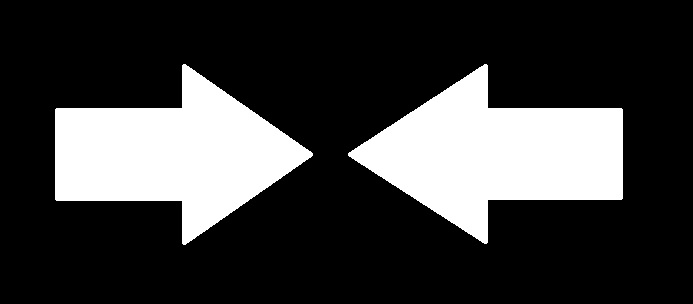
#> input picture images/corners_01.jpg, 693 x 304 px
$ jupyter execute 09-local-features-corners.ipynb
#> lines starting #> are read from the running program, lines starting #| are printed output that depends on the picture; after the words box and inside, x2 and y2 are one past the last pixel; in counts of white or black regions, pixels touching at a corner belong together
# 9. Local Features - Corner Detections

[cell 1]
import cv2
import matplotlib.pyplot as plt
import numpy as np


def display_image(img, title=""):
    plt.figure()
    plt.imshow(cv2.cvtColor(img, cv2.COLOR_BGR2RGB))
    plt.title(title)
    plt.axis("off")
    plt.show()

**a)** Use the Harris corner detector to detect the corners in one or more images of your choice. Try different
parameters, namely, neighborhood size, aperture for the Sobel operator and Harris detector free parameter

[cell 2]
ARROW_IMAGE_PATH = "../../images/corners_01.jpg"
BLOCKS_IMAGE_PATH = "../../images/corners_blocks.jpg"

arrow_image = cv2.imread(ARROW_IMAGE_PATH)
#> arrow_image is the input picture: shape (304, 693, 3); min 0, max 255, mean 60
arrow_image_gray = cv2.cvtColor(arrow_image, cv2.COLOR_BGR2GRAY)

blocks_image = cv2.imread(BLOCKS_IMAGE_PATH)
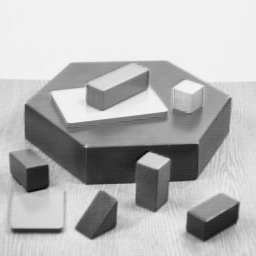
#> input picture images/corners_blocks.jpg, 256 x 256 px
#> blocks_image is the input picture: shape (256, 256, 3); min 3, max 246, mean 182.8
blocks_image_gray = cv2.cvtColor(blocks_image, cv2.COLOR_BGR2GRAY)

THRESH = 200
BLOCK_SIZE = 2
APERTURE_SIZE = 3
K = 0.04


def corners_harris(image_gray):
    corners = cv2.cornerHarris(image_gray, BLOCK_SIZE, APERTURE_SIZE, K)
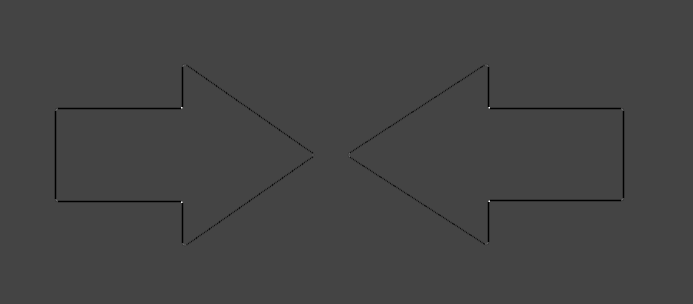
#> corners: shape (304, 693) float32; min -0.04, max 0.108, mean -0.000313; drawn with min black and max white
    corners_norm = np.empty(corners.shape, dtype=np.float32)
    cv2.normalize(corners, corners_norm, alpha=0, beta=255, norm_type=cv2.NORM_MINMAX)
    corners_norm_scaled = cv2.convertScaleAbs(corners_norm)

    for i in range(corners_norm.shape[0]):
        for j in range(corners_norm.shape[1]):
            if int(corners_norm[i, j]) > THRESH:
                cv2.circle(corners_norm_scaled, (j, i), 5, (0), 2)
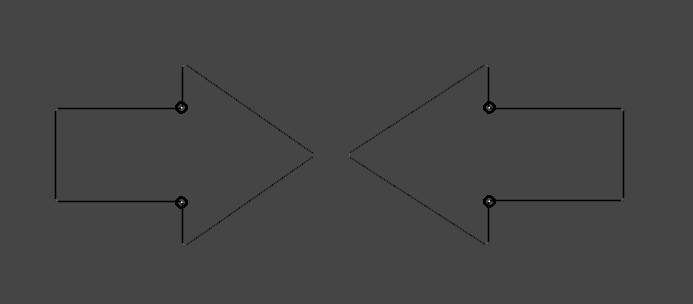
#> corners_norm_scaled: shape (304, 693); min 0, max 255, mean 68.4

    return corners_norm_scaled


arrow_corners = corners_harris(arrow_image_gray)
display_image(arrow_corners, "Arrow Corners")

blocks_corners = corners_harris(blocks_image_gray)
#> in corners_harris (call 2), `corners = cv2.cornerHarris(image_gray, BLOCK_SIZE, APERTURE_SIZE, K)`:
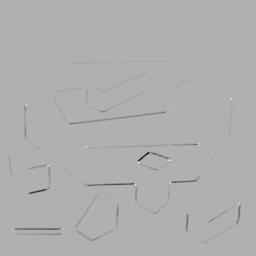
#> corners: shape (256, 256) float32; min -0.00446, max 0.00197, mean -2.39e-05; drawn with min black and max white
#> after the loop in corners_harris (call 2), `for i in range(corners_norm.shape[0]):`:
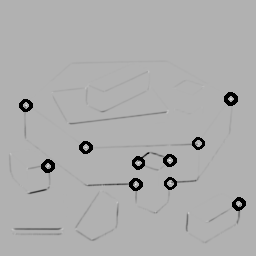
#> corners_norm_scaled: shape (256, 256); min 0, max 255, mean 173.1
display_image(blocks_corners, "blocks Corners")

**b)** Use the Shi-Tomasi corner detector to detect the corners in the same images.
Try different parameters, namely, block size, and aperture for the Sobel operator;
compare the results with those of Harr is detector for the equivalent parameters;
notice that the Shi-Tomasi implementation has more parameters than Harris
implementation.

[cell 3]
blocks_corners = cv2.goodFeaturesToTrack(blocks_image_gray, 25, 0.01, 10)
#> blocks_corners = 25 rows, first 8: [230, 98], [138, 162], [47, 165], [168, 159], [135, 184], [238, 203], [26, 105], [85, 146]
blocks_corners = np.int0(blocks_corners)

for i in blocks_corners:
    x, y = i.ravel()
    cv2.circle(blocks_image, (x, y), 3, 255, -1)
#> this loop made 25 passes
#> (x, y) on passes 1 to 12: (230, 98), (138, 162), (47, 165), (168, 159), (135, 184), (238, 203), (26, 105), (85, 146), (198, 142), (61, 229), (12, 229), (170, 183)

display_image(blocks_image, "Shi-Tomasi")
#> call 3 of display_image, with title = 'Shi-Tomasi'
#> in display_image (call 3), `plt.show()`:
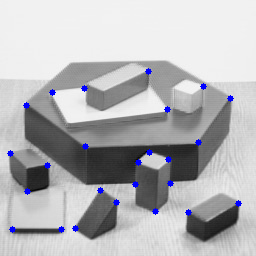
#> shown: shape (256, 256, 3); mean R, G, B 181.2, 181.2, 184

**c)** Use the FAST corner detector to detect the corners in the same images.

[cell 4]
fast = cv2.FastFeatureDetector_create()

keypoints = fast.detect(blocks_image_gray, None)
#> keypoints = 453 keypoints; strongest (x, y, size): (86, 146, 7), (230, 99, 7), (134, 184, 7), (138, 162, 7)
blocks_keypoints = cv2.drawKeypoints(
    blocks_image_gray, keypoints, None, color=(255, 0, 0)
)
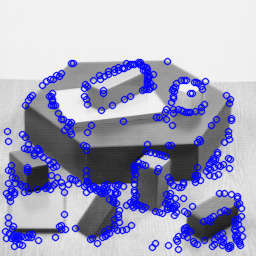
#> blocks_keypoints: shape (256, 256, 3); mean of channels 0, 1, 2 194.3, 163.2, 163.2; drawn as B, G, R

print("Threshold: {}".format(fast.getThreshold()))
#| Threshold: 10
print("nonmaxSuppression:{}".format(fast.getNonmaxSuppression()))
#| nonmaxSuppression:True
print("neighborhood: {}".format(fast.getType()))
#| neighborhood: 2
print("Total Keypoints with nonmaxSuppression: {}".format(len(keypoints)))
#| Total Keypoints with nonmaxSuppression: 453

display_image(blocks_keypoints)

**d)** Resize the images, downsizing them to 1/4 of the original size and reapply all the corner detectors. Compare the
results with each other and with those that you have obtained previously

[cell 5]
width = int(blocks_image_gray.shape[1] * 25 / 100)
#> width = 64
height = int(blocks_image_gray.shape[0] * 25 / 100)
#> height = 64
dim = (width, height)
#> dim = (64, 64)
blocks_resized = cv2.resize(blocks_image_gray, dim)
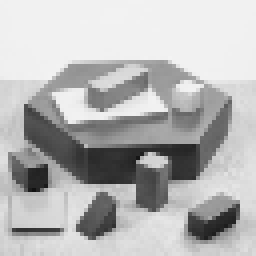
#> blocks_resized: shape (64, 64) (shown 4 times larger); min 17, max 243, mean 183

blocks_corners = cv2.goodFeaturesToTrack(blocks_resized, 25, 0.01, 10)
#> blocks_corners = 16 rows, first 8: [35, 40], [58, 51], [10, 42], [19, 57], [7, 26], [48, 54], [2, 57], [41, 26]
blocks_corners = np.int0(blocks_corners)

for i in blocks_corners:
    x, y = i.ravel()
    cv2.circle(blocks_resized, (x, y), 3, 255, -1)
#> this loop made 16 passes
#> (x, y) on passes 1 to 12: (35, 40), (58, 51), (10, 42), (19, 57), (7, 26), (48, 54), (2, 57), (41, 26), (20, 22), (34, 51), (48, 44), (23, 47)
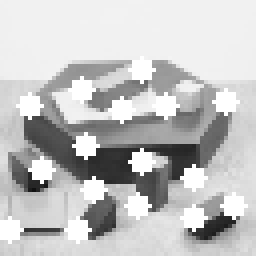
#> blocks_resized: shape (64, 64) (shown 4 times larger); 11.3% of pixels changed, all inside (x1, y1, x2, y2) = (0, 14, 62, 61)


display_image(blocks_resized)
